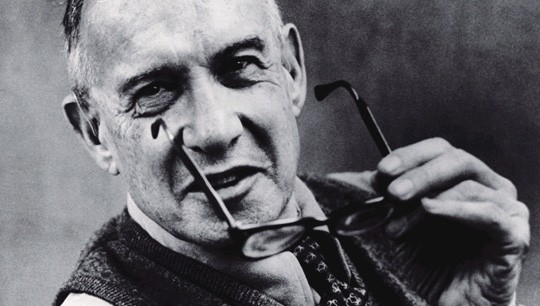
#> input picture day10/peter.jpg, 540 x 306 px
$ python ascii-art_img.py
#> lines starting #> are read from the running program, lines starting #| are printed output that depends on the picture
import cv2

# ASCII 문자 팔레트 — 왼쪽이 밝음, 오른쪽이 어두움
chars = ' .,-~:;=!*#$@'
#        밝음 ←————————→ 어두움

# 이미지 로드 → 그레이스케일
img = cv2.imread('peter.jpg')
#> img is the input picture: shape (306, 540, 3); mean B, G, R 108, 103, 103.8
gray = cv2.cvtColor(img, cv2.COLOR_BGR2GRAY)

# 터미널 너비 100 문자 기준으로 리사이즈
# 터미널 글자는 세로가 더 길어서 가로를 2배로 설정
h, w = gray.shape
#> h = 306; w = 540
new_w = 100
new_h = int(h / w * new_w * 0.55)  # 0.55: 터미널 글자 종횡비 보정
#> new_h = 31
resized = cv2.resize(gray, (new_w * 2, new_h))
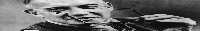
#> resized: shape (31, 200); min 11, max 245, mean 103.7

# 핵심: 픽셀 밝기 → 문자 인덱스 변환
result = ''
for row in resized:
    for pixel in row:
        # 픽셀값 0~255 → chars 인덱스 0~12 변환
        idx = min(int(pixel / 256 * len(chars)), len(chars) - 1)
        result += chars[idx]
    result += '\n'
#> this loop made 31 passes

print(result)
